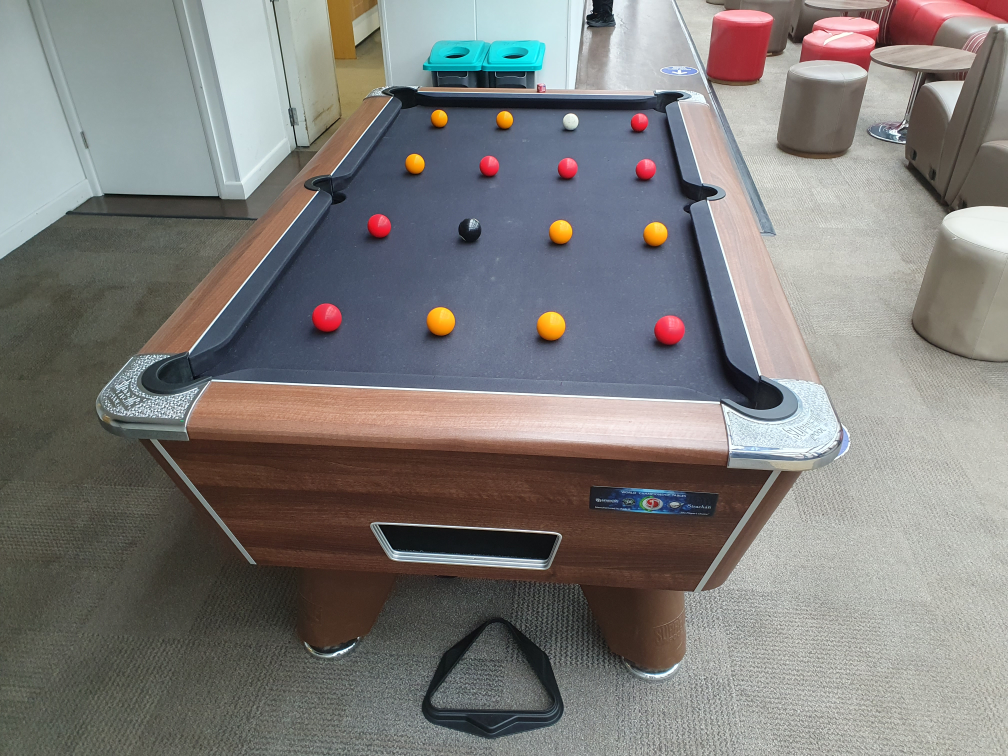
#> input picture images/terrace_phone.jpg, 4032 x 3024 px (shown at 1/4 size)
$ jupyter execute --allow-errors test_flood_fill.ipynb   (shell and % lines are left out)
#> lines starting #> are read from the running program, lines starting #| are printed output that depends on the picture; after the words box and inside, x2 and y2 are one past the last pixel; in counts of white or black regions, pixels touching at a corner belong together
### find_edges.py
import numpy as np
import matplotlib.pyplot as plt
import cv2
import os
import time


# [60 lines left out: functions edge, line_houghlinesp, line_hough, filter_lines, filter_lines_multiple, plotLines, not called in this run]

def plotPoints(points):
    for point in points:
        plt.plot(point[0][0], point[0][1], "wx")

# [13 lines left out: function plotLinesPolar, not called in this run]

def addRho(lines, padding):
    sorted_lines = np.array(sorted(lines.tolist(), key=lambda line: line[0][1])) # Sort lines by theta value
    lines = sorted_lines[[0, 2, 1, 3]]

    # [5 lines of commented-out code are left out]

# [110 lines left out: functions circular_kernel, dilate, erode, enlarge, sort_corners, standardise_lines and 3 more, not called in this run]

def get_sam_lines(mask_file=""):
    # Get lines for SAM mask
    if mask_file == "":
        mask_file = os.path.join("temp", os.listdir("temp")[-1])

    mask = np.uint8(np.loadtxt(mask_file))
    dilated_mask = enlarge(mask, 10)
    edges = edge(mask)
    lines = line_hough(edges)[:4]
    dilated_line = line_mask(lines[0][0][0], lines[0][0][1], 20, mask.shape)
    # [7 lines of commented-out code are left out]
    plt.figure()
    # plt.title("SAM mask")
    plt.imshow(mask)
    plotLinesPolar(lines, mask.shape)
    # plotLinesPolar(sorted_lines[:3], mask.shape, "red")
    # plt.plot(x[0], x[1], "b+")


    # plt.figure("Dilated SAM mask")
    plt.figure()
    # plt.title("Dilated SAM mask")
    plt.imshow(dilated_mask)
    plotLinesPolar(lines, dilated_mask.shape)

    return lines, dilated_mask

# [685 lines left out: functions get_lines_from_pockets, save_masked_image, get_edges, get_rect_corners, get_homography, get_perspective and 9 more, not called in this run]


# [15 lines that do not run on import are left out]

### pockets_eval.py
import cv2
import nn_utils
import matplotlib.pyplot as plt

# for ignoring warnings
import warnings
warnings.filterwarnings('ignore')


def evaluate(image_file):
    evaluator = nn_utils.EvaluateNet("./checkpoints/pockets_model.pth", 2)

    return evaluate_from_evaluator(evaluator, image_file)

# [13 lines left out: function evaluate_from_evaluator, not called in this run]

### test_flood_fill.ipynb
Imports

[cell 1]
import numpy as np
import cv2
import matplotlib.pyplot as plt
import find_edges
import os
import pockets_eval
import sam

# %matplotlib qt

Input file

[cell 2]
# Pro snooker
image_file = "./images/snooker1.png"
seed_point = np.array([750, 750])

[cell 3]
# Casual snooker
image_file = "./images/snooker2.jpg"
seed_point = np.array([3000, 2000])

[cell 4]
# Terrace phone
image_file = "./images/terrace_phone.jpg"
seed_point = np.array([1800, 800])
device = "s10+_horizontal"

Load and undistort image

[cell 5]
# Load
img = cv2.imread(image_file)
#> img is the input picture: shape (3024, 4032, 3); mean B, G, R 121.2, 123.4, 125.6
img = cv2.cvtColor(img, cv2.COLOR_BGR2RGB)

# Undistort image
#> (the rest of this cell did not finish here and is left out)

Smooth

[cell 6]
# Calculate the size of the Gaussian kernel based on 1/4 of the smaller side of the image
smaller_side = min(img.shape[0], img.shape[1])
#> smaller_side = 3024
gaussian_kernel_size = max(3, smaller_side // 30)
#> gaussian_kernel_size = 100
if gaussian_kernel_size % 2 == 0:
    gaussian_kernel_size += 1
#> gaussian_kernel_size = 101

gaussian_kernel_size = 3

# Apply Gaussian smoothing to the masked difference image
# img = cv2.GaussianBlur(img, (gaussian_kernel_size, gaussian_kernel_size), 0)

Create mask

[cell 7]
# Meaningless mask
mask = np.zeros([0, 0])

#> (a cell that did not finish here is left out)

pocket_lines, pocket_mask, min_dist = find_edges.get_lines_from_pockets(image_file, pockets)

[cell 9]
# Reverse projection mask
table_size = np.array([0.903, 1.676]) # English 8 ball
dilation_distance = 0.1 # 10cm

#> (the rest of this cell did not finish here and is left out)

#> (a cell that did not finish here is left out)

#> (a cell that did not finish here is left out)

Flood fill

[cell 12]
# Hue image
diff = 3

# Get val
img_val = cv2.cvtColor(img, cv2.COLOR_RGB2HSV)[:, :, 0].copy()
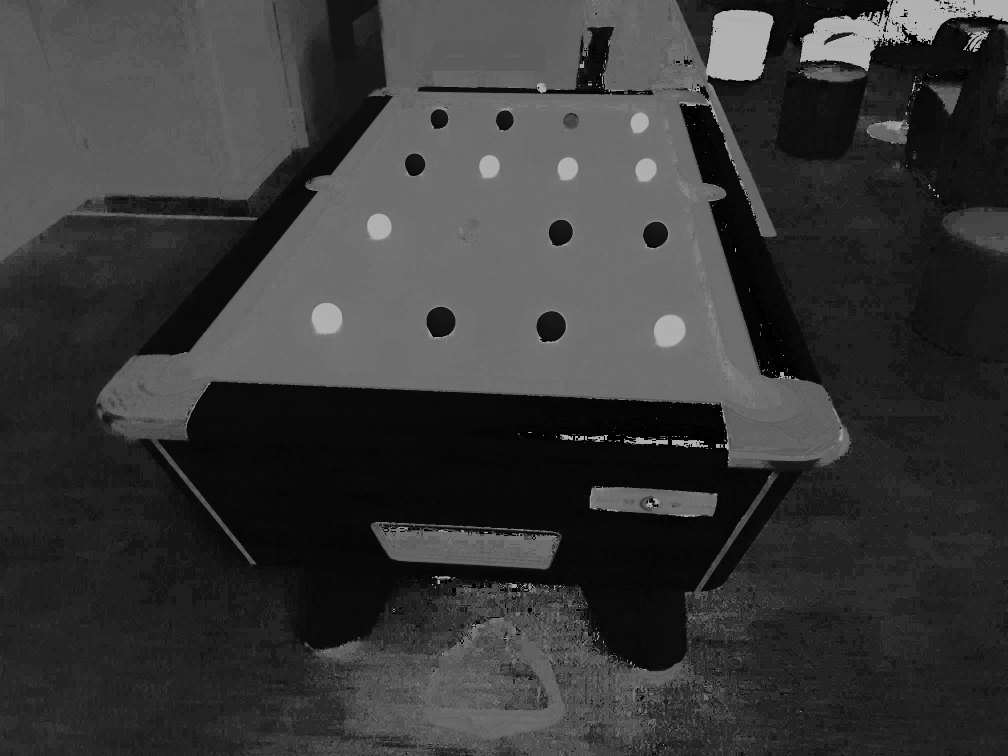
#> img_val: shape (3024, 4032) (shown at 1/4 size); min 0, max 179, mean 56.3

retval, out_img, out_mask, rect = cv2.floodFill(img_val, mask, seed_point, 0, diff, diff, flags=cv2.FLOODFILL_MASK_ONLY)
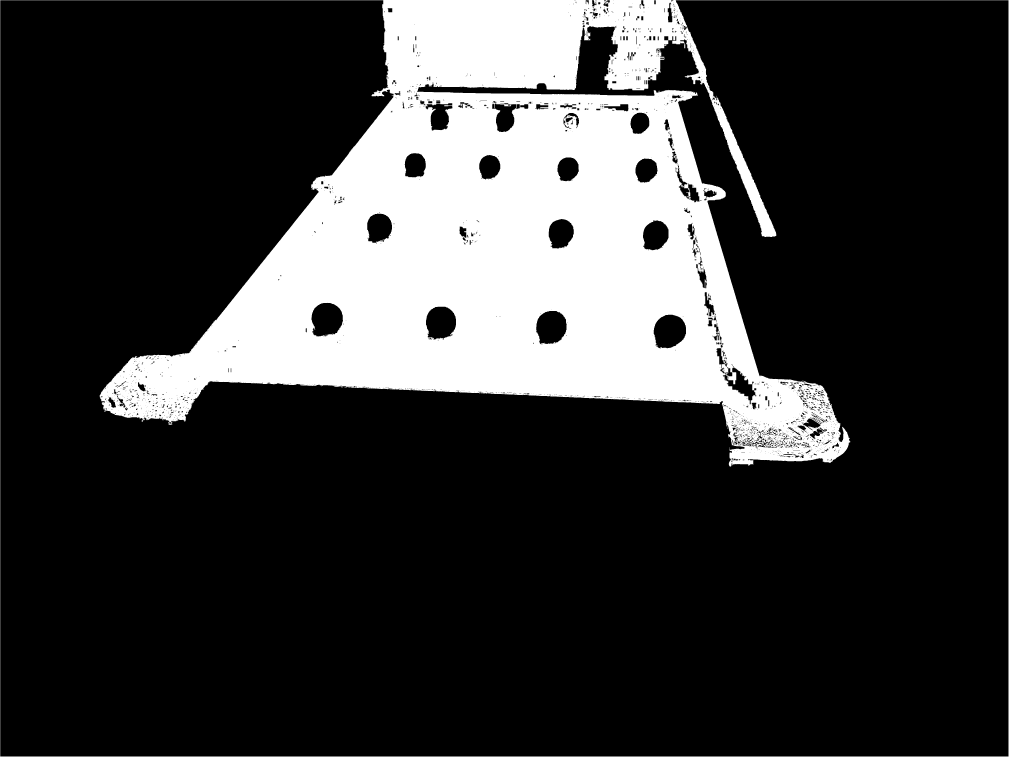
#> out_mask: shape (3026, 4034) (shown at 1/4 size); values 0 (black) and 1 (white), 21% white; 1 white region, box (x1, y1, x2, y2) and area: (0, 0, 4034, 3026) 2559090
#> retval = 2544974; rect = (398, 0, 3002, 1866)

[cell 13]
# Colour image
diff = (5, 5, 5)

retval, out_img, out_mask, rect = cv2.floodFill(img, mask, seed_point, (255, 255, 255), diff, diff, flags=cv2.FLOODFILL_MASK_ONLY)
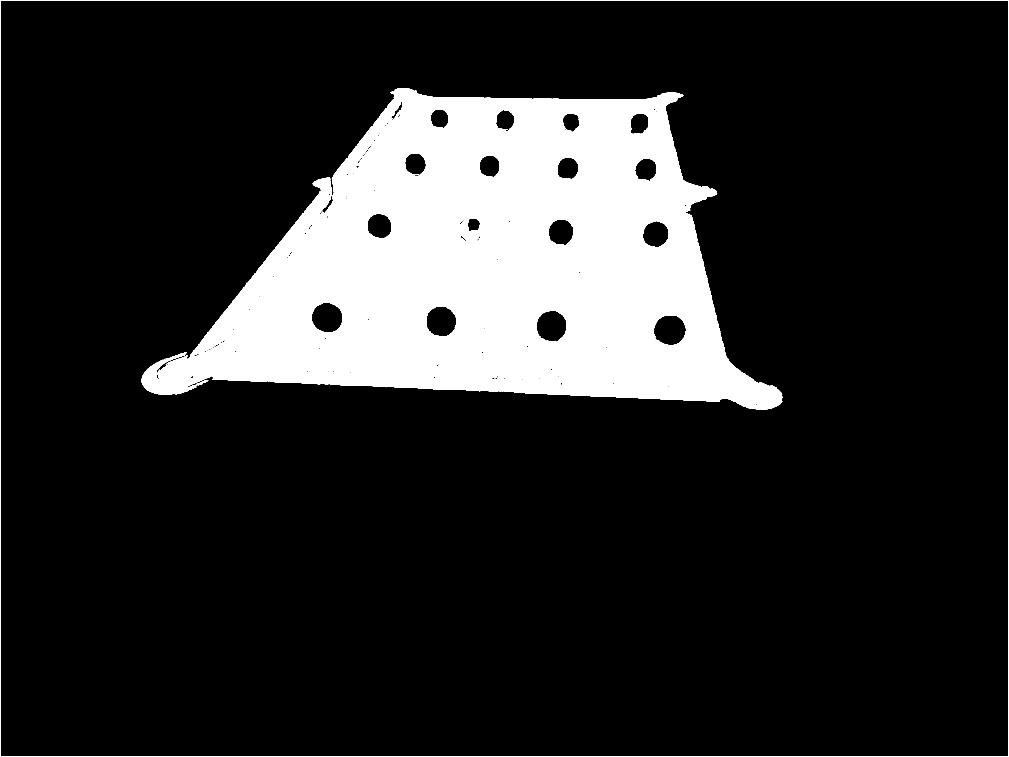
#> out_mask: shape (3026, 4034) (shown at 1/4 size); values 0 (black) and 1 (white), 15.5% white; 2 white regions, box (x1, y1, x2, y2) and area: (567, 353, 3130, 1638) 1882532, (0, 0, 4034, 3026) 14116
#> retval = 1882532; rect = (566, 352, 2563, 1285)

Draw

[cell 14]
# %matplotlib qt
plt.figure()
plt.imshow(img)
plt.figure()
plt.imshow(out_img)
plt.figure()
plt.imshow(out_mask)

Chop off edges

[cell 15]
out_mask = out_mask[1:-1, 1:-1]
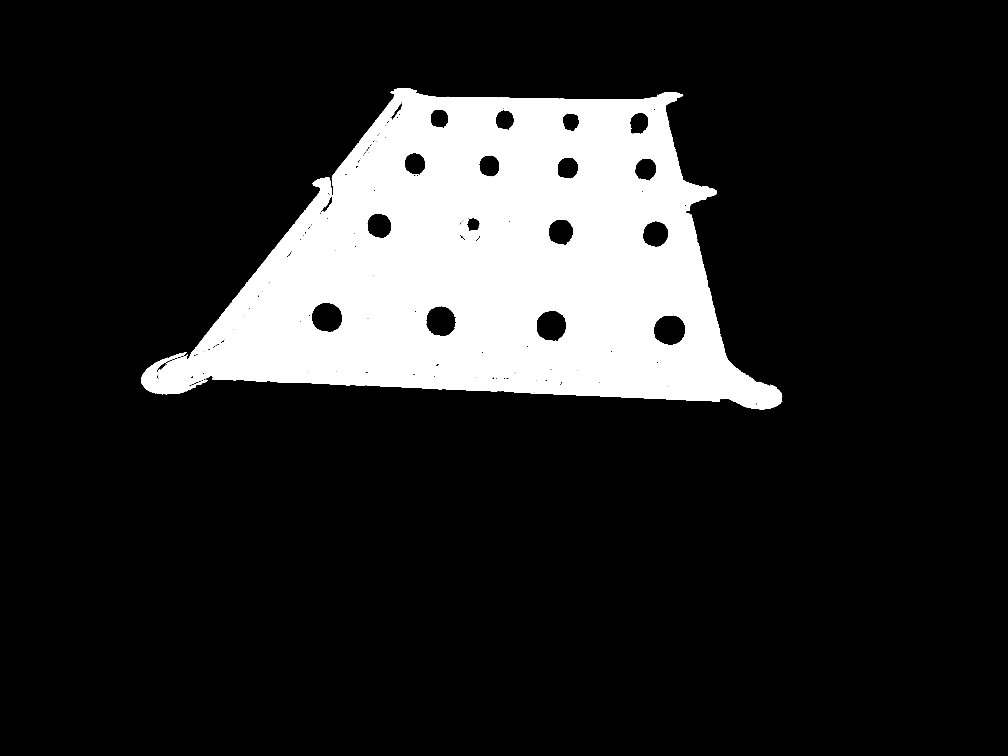
#> out_mask: shape (3024, 4032) (shown at 1/4 size); values 0 (black) and 1 (white), 15.4% white; 1 white region, box (x1, y1, x2, y2) and area: (566, 352, 3129, 1637) 1882532

Apply Hough lines

[cell 16]
mask_file = "./temp/flood_mask.png"
# cv2.imwrite(mask_file, out_mask)
np.savetxt(mask_file, out_mask, fmt='%.0f')

# %matplotlib qt
#> (the rest of this cell did not finish here and is left out)
